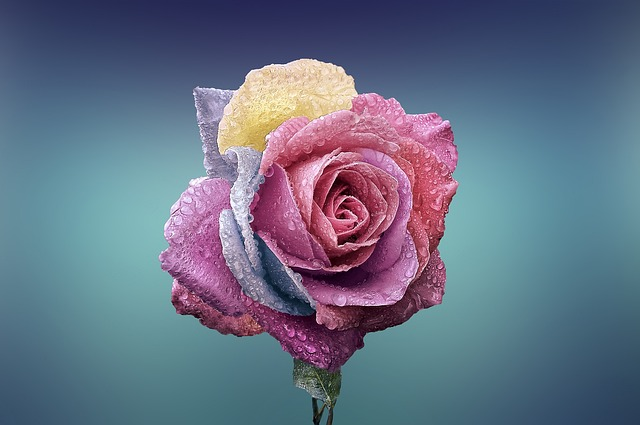
#> input picture cartoonify/rose.jpg, 640 x 425 px
$ python ip1.py
#> lines starting #> are read from the running program, lines starting #| are printed output that depends on the picture; after the words box and inside, x2 and y2 are one past the last pixel; in counts of white or black regions, pixels touching at a corner belong together
import cv2
import numpy as np
import matplotlib.pyplot as plt
img = cv2.imread("rose.jpg")
#> img is the input picture: shape (425, 640, 3); mean B, G, R 132.8, 112.1, 101
img = cv2.cvtColor(img,cv2.COLOR_BGR2RGB)
plt.figure(figsize=(5,5))
plt.imshow(img)
plt.show()
gray = cv2.cvtColor(img, cv2.COLOR_BGR2GRAY)
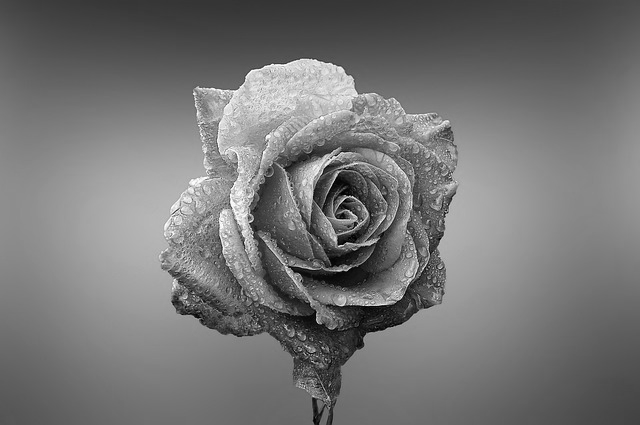
#> gray: shape (425, 640); min 1, max 254, mean 117.1
gray = cv2.medianBlur(gray, 5)
edges = cv2.adaptiveThreshold(gray, 255, cv2.ADAPTIVE_THRESH_MEAN_C, cv2.THRESH_BINARY, 9, 9)
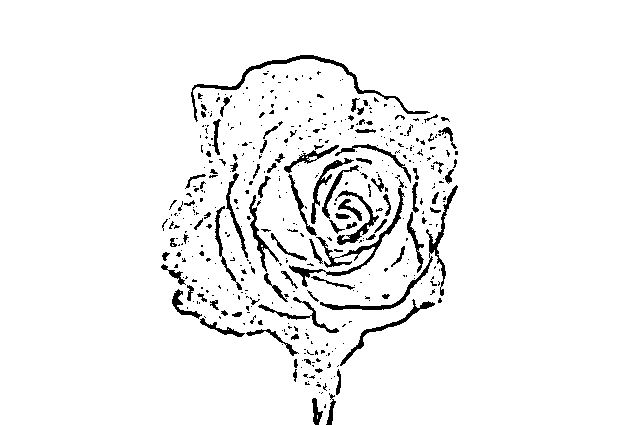
#> edges: shape (425, 640); 95% white; 453 black regions (356 under 20 px), largest, box (x1, y1, x2, y2) and area: (289, 188, 405, 287) 1024, (320, 185, 458, 310) 1018, (191, 55, 430, 122) 1014
color = cv2.bilateralFilter(img, 9, 250, 250)
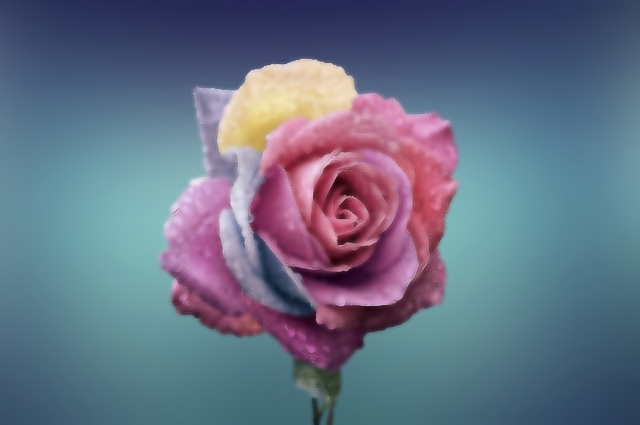
#> color: shape (425, 640, 3); mean R, G, B 101, 112, 132.7
cartoon = cv2.bitwise_and(color, color, mask=edges)
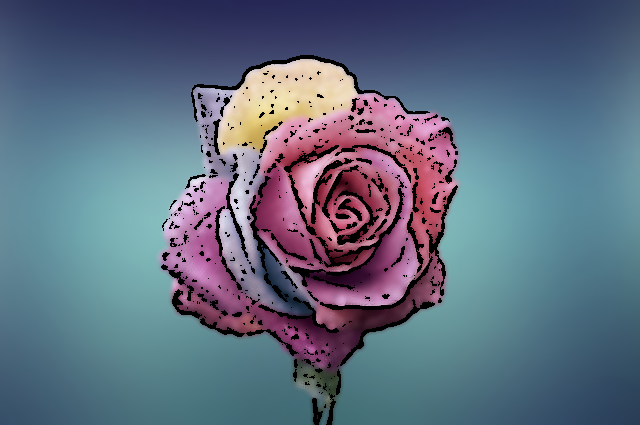
#> cartoon: shape (425, 640, 3); mean R, G, B 94.6, 108.1, 127.5
plt.figure(figsize=(5,5))
plt.imshow(cartoon,cmap="gray")
plt.title("Cartoon Image")
plt.show()
